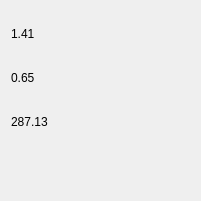
    <widget class="CardWidget" name="CardWidget_156">
     <property name="geometry">
      <rect>
       <x>500</x>
       <y>610</y>
       <width>201</width>
       <height>201</height>
      </rect>
     </property>
     <property name="minimumSize">
      <size>
       <width>0</width>
       <height>0</height>
      </size>
     </property>
     <layout class="QGridLayout" name="gridLayout_88">
      <item row="1" column="0">
       <widget class="SubtitleLabel" name="SubtitleLabel_661">
        <property name="maximumSize">
         <size>
          <width>16777215</width>
          <height>31</height>
         </size>
        </property>
        <property name="text">
         <string>0.65</string>
        </property>
       </widget>
      </item>
      <item row="0" column="0">
       <widget class="SubtitleLabel" name="SubtitleLabel_660">
        <property name="minimumSize">
         <size>
          <width>179</width>
          <height>31</height>
         </size>
        </property>
        <property name="maximumSize">
         <size>
          <width>16777215</width>
          <height>31</height>
         </size>
        </property>
        <property name="text">
         <string>1.41</string>
        </property>
       </widget>
      </item>
      <item row="2" column="0">
       <widget class="SubtitleLabel" name="SubtitleLabel_662">
        <property name="maximumSize">
         <size>
          <width>16777215</width>
          <height>31</height>
         </size>
        </property>
        <property name="text">
         <string>287.13</string>
        </property>
       </widget>
      </item>
      <item row="3" column="0">
       <widget class="SubtitleLabel" name="SubtitleLabel_978">
        <property name="maximumSize">
         <size>
          <width>16777215</width>
          <height>31</height>
         </size>
        </property>
        <property name="text">
         <string/>
        </property>
       </widget>
      </item>
     </layout>
    </widget>
